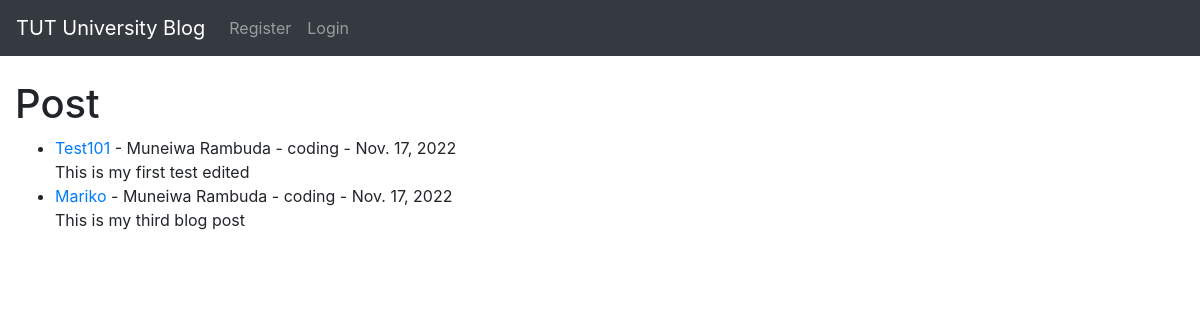
Before: / with the older database file.
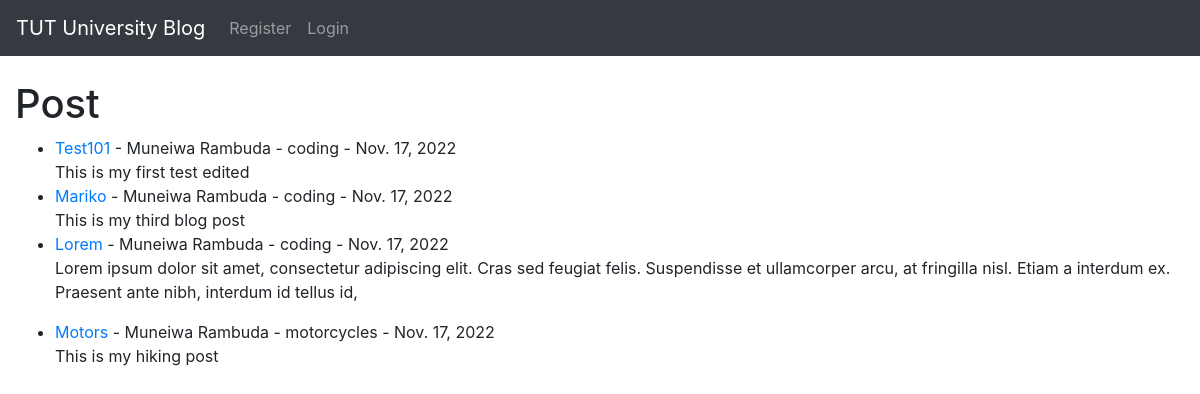
After: the same page with the newer database file.
### myBlog/models.py (models this page shows, shortened)
class Post(models.Model):
    title = models.CharField(max_length=255)
    title_tag = models.CharField(max_length=255)
    author =  models.ForeignKey(User, on_delete=models.CASCADE)
    body = models.TextField()
    post_date = models.DateField(auto_now_add=True)
    category = models.CharField(max_length=255, default='coding')

### myBlog/views.py (the view)
# urls.py: path('',HomeView.as_view(), name="home"),
class HomeView(ListView):
    model = Post
    template_name = 'home.html'
    ordering = ['-post_date']

### myBlog/templates/home.html (shortened to what this page needs)
{% extends 'base.html' %}
{% block content %}
<h1>Post</h1>
<ul>
{%for post in object_list %}
    <li>
        <a href="{% url 'article_detail' post.pk %}">
            {{ post.title}}
        </a> -
        {{post.author.first_name}} {{post.author.last_name}}
        - {{ post.category }}
        - {{ post.post_date}}
        <br/>
        {{ post.body|slice:200| safe}}
    </li>
{% endfor%}
</ul>
{% endblock %}

### myBlog/templates/base.html (shortened to what this page needs)
<!doctype html>
<html lang="en">
  <head>
    <link rel="stylesheet" href="https://cdn.jsdelivr.net/npm/bootstrap@4.4.1/dist/css/bootstrap.min.css">
  </head>
  <body>
    <nav class="navbar navbar-expand-lg navbar-dark bg-dark">
        <a class="navbar-brand" href="{% url 'home' %}">TUT University Blog</a>
        <div class="collapse navbar-collapse" id="navbarSupportedContent">
          <ul class="navbar-nav mr-auto">
            {% if user.is_authenticated %}
              <li class="nav-item">
                <a class="nav-link" href="{% url 'add_post'%}">Add Post</a>
              </li>
              <li class="nav-item">
                <a class="nav-link" href="{% url 'add_category'%}">Add Category</a>
              </li>
              <li class="nav-item">
                <a class="nav-link" href="{% url 'logout'%}">Logout</a>
              </li>
            {% else %}
              <li class="nav-item">
                <a class="nav-link" href="{% url 'register'%}">Register</a>
              </li>
              <li class="nav-item">
                <a class="nav-link" href="{% url 'login'%}">Login</a>
              </li>
            {% endif %}
          </ul>
        </div>
      </nav>
    <br/>
    <div class="container-fluid">
    {% block content%}
    {% endblock %}
    </div>
  </body>
</html>

Changed rows visible on the page:
added Post: title "Lorem", author.first_name "Muneiwa", author.last_name "Rambuda", category "coding", post_date "Nov. 17, 2022", body "Lorem ipsum dolor sit amet, consectetur adipiscing elit. Cras sed feugiat felis. Suspendisse et ullamcorper arcu, at fringilla nisl. Etiam a interdum ex. Praesent ante nibh, interdum id tellus id,"
added Post: title "Motors", author.first_name "Muneiwa", author.last_name "Rambuda", category "motorcycles", post_date "Nov. 17, 2022", body "This is my hiking post"
